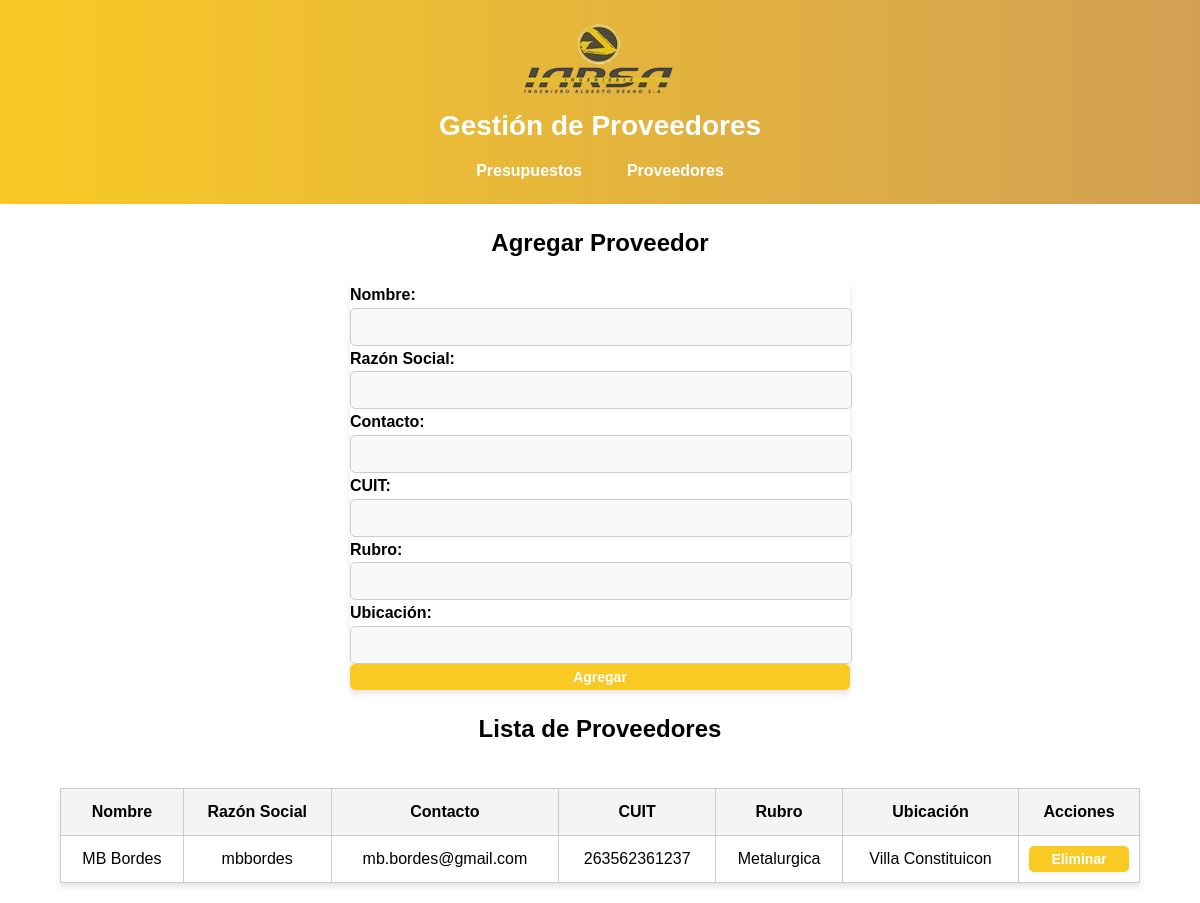
The app's page /proveedores, older data.
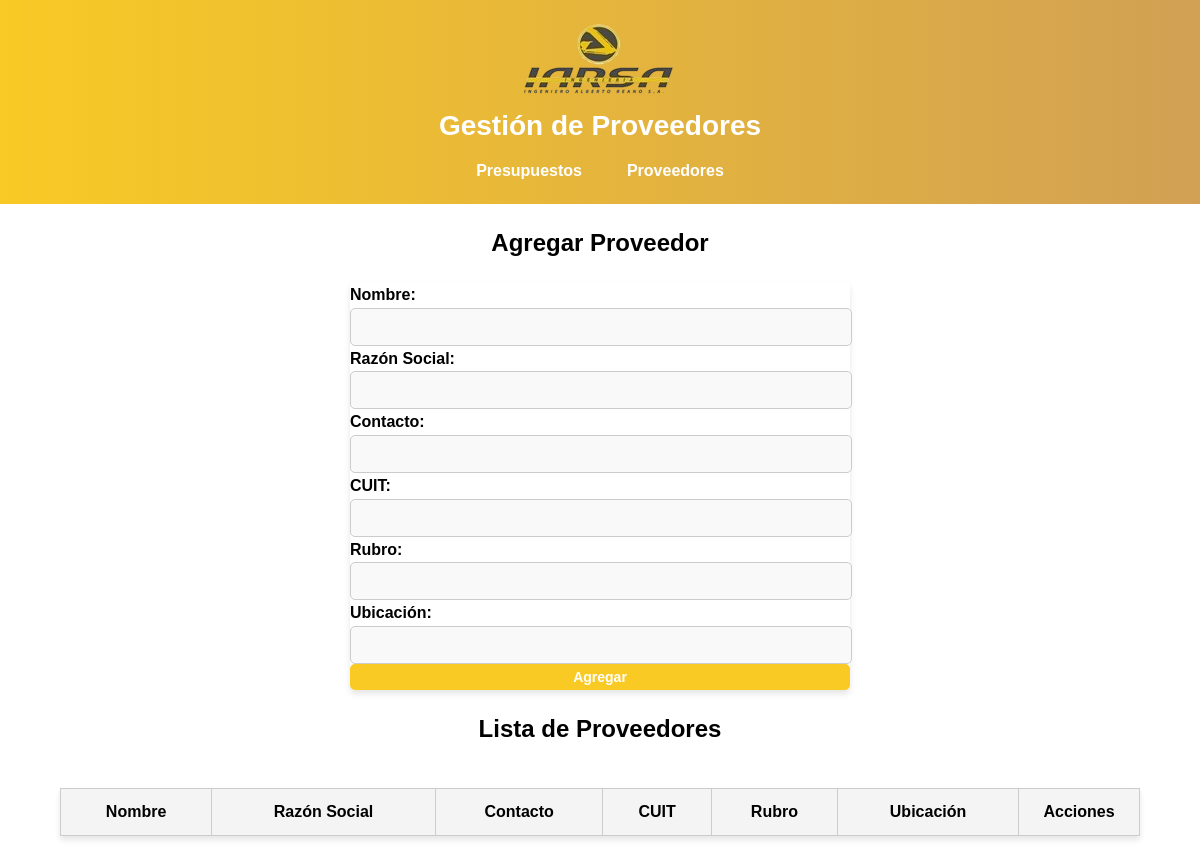
The same page, newer data.
### tables this page shows
CREATE TABLE proveedores (
        id INTEGER PRIMARY KEY AUTOINCREMENT,
        nombre TEXT NOT NULL UNIQUE,
        razonsocial TEXT,
        contacto TEXT,
        cuit TEXT,
        rubro TEXT,
        ubicacion TEXT
    );

### appy.py (the view, shortened to what this page needs)
@app.route('/proveedores', methods=['GET', 'POST'])
def proveedores():
    conn = obtener_conexion()
    cursor = conn.cursor()
    cursor.execute('SELECT * FROM proveedores')
    proveedores = cursor.fetchall()
    conn.close()
    return render_template('proveedores.html', proveedores=proveedores)

### appy.py (called while the page is built)
def obtener_conexion():
    conn = sqlite3.connect('empresa.db', check_same_thread=False)
    conn.row_factory = sqlite3.Row
    return conn

### templates/proveedores.html (shortened to what this page needs)
<!DOCTYPE html>
<html lang="es">
<head>
    <link rel="stylesheet" href="{{ url_for('static', filename='css/styles.css') }}">
</head>
<body>
    <header>
        <img src="{{ url_for('static', filename='images/Logo-Iarsa.png') }}" alt="Logo de la Empresa" class="logo">
        <div class="header-content">
        <h1>Gestión de Proveedores</h1>
        <nav>
            <ul>
                <li><a href="{{ url_for('presupuestos') }}">Presupuestos</a></li>
                <li><a href="{{ url_for('proveedores') }}">Proveedores</a></li>
            </ul>
        </nav>
    </header>
    <h2>Agregar Proveedor</h2>
    <form action="{{ url_for('proveedores') }}" method="POST">
        <label for="nombre">Nombre:</label>
        <input type="text" name="nombre" required>
        <label for="razonsocial">Razón Social:</label>
        <input type="text" name="razonsocial" required>
        <label for="contacto">Contacto:</label>
        <input type="text" name="contacto" required>
        <label for="cuit">CUIT:</label>
        <input type="text" name="cuit" required>
        <label for="rubro">Rubro:</label>
        <input type="text" name="rubro" required>
        <label for="ubicacion">Ubicación:</label>
        <input type="text" name="ubicacion" required>
        <button type="submit">Agregar</button>
    </form>
    <h2>Lista de Proveedores</h2>
    <table>
        <thead>
            <tr>
                <th>Nombre</th>
                <th>Razón Social</th>
                <th>Contacto</th>
                <th>CUIT</th>
                <th>Rubro</th>
                <th>Ubicación</th>
                <th>Acciones</th>
            </tr>
        </thead>
        <tbody>
            {% for proveedor in proveedores %}
            <tr>
                <td>{{ proveedor.nombre }}</td>
                <td>{{ proveedor.razonsocial }}</td>
                <td>{{ proveedor.contacto }}</td>
                <td>{{ proveedor.cuit }}</td>
                <td>{{ proveedor.rubro }}</td>
                <td>{{ proveedor.ubicacion }}</td>
                <td>
                    <form action="{{ url_for('eliminar_proveedor', proveedor_id=proveedor.id) }}" method="POST" style="display:inline;">
                        <button type="submit" class="btn-eliminar">Eliminar</button>
                    </form>
                </td>
            </tr>
            {% endfor %}
        </tbody>
    </table>
</body>
</html>

### static/css/styles.css (style rules this page uses)
body { font-family: 'Arial', sans-serif; margin: 0; padding: 0; background-color: white; color: black; line-height: 1.6; display: flex; flex-direction: column; align-items: center; justify-content: center; min-height: 100vh; }
header { width: 100%; background: linear-gradient(90deg, #f9ca24, #d1a054); color: white; text-align: center; padding: 20px 10px; }
h1 { font-size: 28px; margin: 0; font-family: 'Arial', sans-serif; font-weight: bold; color: white; }
nav ul { list-style: none; padding: 0; margin: 10px 0 0 0; display: flex; gap: 15px; justify-content: center; }
nav ul li a { text-decoration: none; color: white; padding: 10px 15px; font-weight: bold; }
form { margin: 20px auto; padding: 20px; max-width: 500px; width: 100%; border: 1px solid #ccc; border-radius: 5px; background-color: white; box-shadow: 0px 4px 6px rgba(0, 0, 0, 0.1); display: flex; flex-direction: column; gap: 15px; }
label { font-weight: bold; margin-bottom: 5px; }
input, select, button { width: calc(100% - 20px); margin: 0 auto; padding: 10px; font-size: 14px; border: 1px solid #ccc; border-radius: 5px; background-color: #f9f9f9; }
button { width: 100%; background-color: #f9ca24; color: white; font-weight: bold; cursor: pointer; transition: background-color 0.3s ease; }
table { width: 90%; margin: 20px auto; border-collapse: collapse; background-color: white; border: 1px solid #ccc; box-shadow: 0px 4px 6px rgba(0, 0, 0, 0.1); text-align: center; }
th, td { border: 1px solid #ccc; padding: 10px; }
th { background-color: #f4f4f4; font-weight: bold; }
form { margin: 0; padding: 0; display: inline; background: none; border: none; }
button, .btn-eliminar { background-color: #f9ca24; color: white; border: none; padding: 5px 10px; border-radius: 5px; cursor: pointer; font-size: 14px; transition: background-color 0.3s ease; display: inline-block; white-space: nowrap; }
table th:last-child, table td:last-child { width: 100px; }

Row changes from the older to the newer data that the page shows:
removed proveedores: nombre "MB Bordes", razonsocial "mbbordes", contacto "mb.bordes@gmail.com", cuit "263562361237", rubro "Metalurgica", ubicacion "Villa Constituicon"
